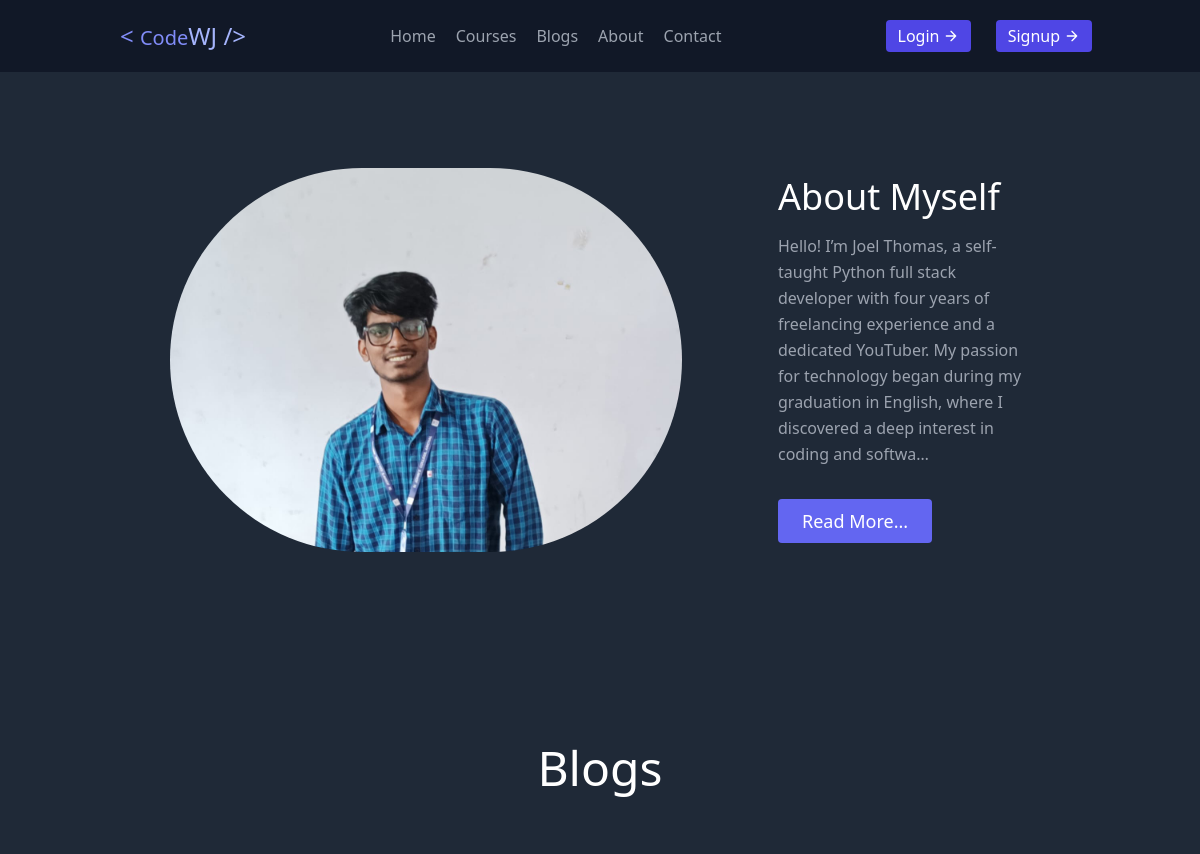
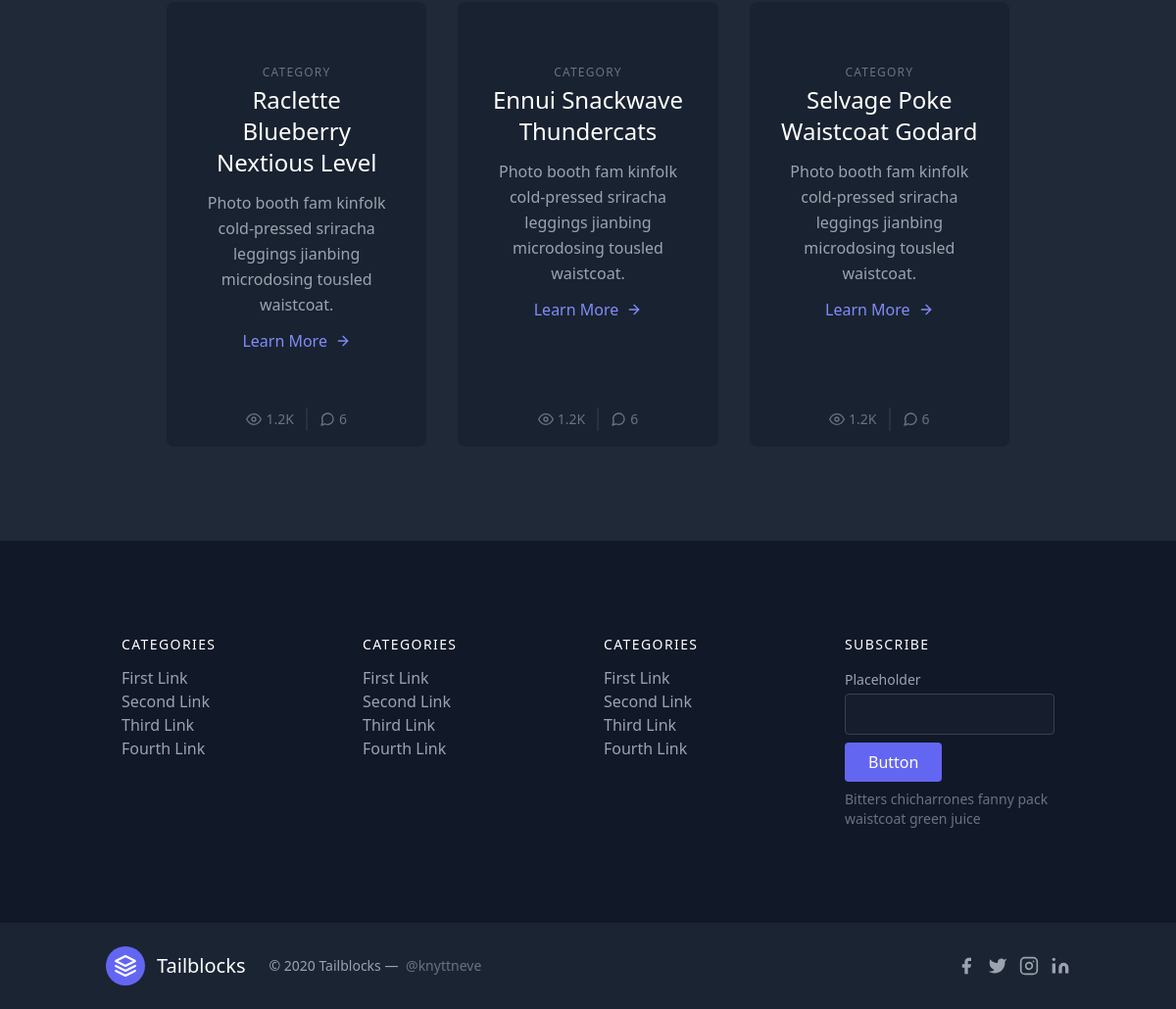
The page / on the database its author committed (2 pictures, top to bottom).
### app/models.py (models this page shows, shortened)
class About(models.Model):
    name = models.CharField(max_length=50)
    image = models.ImageField(upload_to='images')
    about = models.TextField()
    class Meta:
        verbose_name_plural = "About"

### app/views.py (the view)
# urls.py: path('',views.index,name="home"),
def index(request):
    about = About.objects.all()[0]
    context = {
        'about':about
    }
    return render(request,"index.html",context)

### templates/index.html (shortened to what this page needs)
{% extends "base.html" %}
{% load static %}
{% block content %}
<section class="text-gray-400  body-font">
  <div class="container mx-auto flex px-5 py-24 md:flex-row flex-col items-center">
    <div class="lg:max-w-lg lg:w-full md:w-1/2 w-5/6 md:mb-0 mb-10">
      <img class="object-cover object-center rounded-full" alt="hero" src="/media/{{about.image}}">
    </div>
    <div class="lg:flex-grow md:w-1/2 lg:pl-24 md:pl-16 flex flex-col md:items-start md:text-left items-center text-center">
      <h1 class="title-font sm:text-4xl text-3xl mb-4 font-medium text-white">About Myself
        <br class="hidden lg:inline-block">
      </h1>
      <p class="mb-8 leading-relaxed">{{about.about|truncatechars:255}}</p>
      <div class="flex justify-center">
        <a href="{% url "about" %}" class="inline-flex text-white bg-indigo-500 border-0 py-2 px-6 focus:outline-none hover:bg-indigo-600 rounded text-lg">Read More...</a>
      </div>
    </div>
  </div>
</section>
<section class="text-gray-400  body-font">
    <div class="container px-5 py-24 mx-auto">
        <h1 class="text-5xl text-white text-center mb-16">Blogs</h1>
    <div class="flex flex-wrap -m-4">
      <div class="p-4 lg:w-1/3">
        <div class="h-full bg-gray-900 bg-opacity-40 px-8 pt-16 pb-24 rounded-lg overflow-hidden text-center relative">
          <h2 class="tracking-widest text-xs title-font font-medium text-gray-500 mb-1">CATEGORY</h2>
          <h1 class="title-font sm:text-2xl text-xl font-medium text-white mb-3">Raclette Blueberry Nextious Level</h1>
          <p class="leading-relaxed mb-3">Photo booth fam kinfolk cold-pressed sriracha leggings jianbing microdosing tousled waistcoat.</p>
          <a class="text-indigo-400 inline-flex items-center">Learn More
            <svg class="w-4 h-4 ml-2" viewBox="0 0 24 24" stroke="currentColor" stroke-width="2" fill="none" stroke-linecap="round" stroke-linejoin="round">
              <path d="M5 12h14"></path>
              <path d="M12 5l7 7-7 7"></path>
            </svg>
          </a>
          <div class="text-center mt-2 leading-none flex justify-center absolute bottom-0 left-0 w-full py-4">
            <span class="text-gray-500 mr-3 inline-flex items-center leading-none text-sm pr-3 py-1 border-r-2 border-gray-700 border-opacity-50">
              <svg class="w-4 h-4 mr-1" stroke="currentColor" stroke-width="2" fill="none" stroke-linecap="round" stroke-linejoin="round" viewBox="0 0 24 24">
                <path d="M1 12s4-8 11-8 11 8 11 8-4 8-11 8-11-8-11-8z"></path>
                <circle cx="12" cy="12" r="3"></circle>
              </svg>1.2K
            </span>
            <span class="text-gray-500 inline-flex items-center leading-none text-sm">
              6
            </span>
          </div>
        </div>
      </div>
      <div class="p-4 lg:w-1/3">
        <div class="h-full bg-gray-900 bg-opacity-40 px-8 pt-16 pb-24 rounded-lg overflow-hidden text-center relative">
          <h2 class="tracking-widest text-xs title-font font-medium text-gray-500 mb-1">CATEGORY</h2>
          <h1 class="title-font sm:text-2xl text-xl font-medium text-white mb-3">Ennui Snackwave Thundercats</h1>
          <p class="leading-relaxed mb-3">Photo booth fam kinfolk cold-pressed sriracha leggings jianbing microdosing tousled waistcoat.</p>
          <a class="text-indigo-400 inline-flex items-center">Learn More
            <svg class="w-4 h-4 ml-2" viewBox="0 0 24 24" stroke="currentColor" stroke-width="2" fill="none" stroke-linecap="round" stroke-linejoin="round">
              <path d="M5 12h14"></path>
              <path d="M12 5l7 7-7 7"></path>
            </svg>
          </a>
          <div class="text-center mt-2 leading-none flex justify-center absolute bottom-0 left-0 w-full py-4">
            <span class="text-gray-500 mr-3 inline-flex items-center leading-none text-sm pr-3 py-1 border-r-2 border-gray-700 border-opacity-50">
              <svg class="w-4 h-4 mr-1" stroke="currentColor" stroke-width="2" fill="none" stroke-linecap="round" stroke-linejoin="round" viewBox="0 0 24 24">
                <path d="M1 12s4-8 11-8 11 8 11 8-4 8-11 8-11-8-11-8z"></path>
                <circle cx="12" cy="12" r="3"></circle>
              </svg>1.2K
            </span>
            <span class="text-gray-500 inline-flex items-center leading-none text-sm">
              6
            </span>
          </div>
        </div>
      </div>
      <div class="p-4 lg:w-1/3">
        <div class="h-full bg-gray-900 bg-opacity-40 px-8 pt-16 pb-24 rounded-lg overflow-hidden text-center relative">
          <h2 class="tracking-widest text-xs title-font font-medium text-gray-500 mb-1">CATEGORY</h2>
          <h1 class="title-font sm:text-2xl text-xl font-medium text-white mb-3">Selvage Poke Waistcoat Godard</h1>
          <p class="leading-relaxed mb-3">Photo booth fam kinfolk cold-pressed sriracha leggings jianbing microdosing tousled waistcoat.</p>
          <a class="text-indigo-400 inline-flex items-center">Learn More
            <svg class="w-4 h-4 ml-2" viewBox="0 0 24 24" stroke="currentColor" stroke-width="2" fill="none" stroke-linecap="round" stroke-linejoin="round">
              <path d="M5 12h14"></path>
              <path d="M12 5l7 7-7 7"></path>
            </svg>
          </a>
          <div class="text-center mt-2 leading-none flex justify-center absolute bottom-0 left-0 w-full py-4">
            <span class="text-gray-500 mr-3 inline-flex items-center leading-none text-sm pr-3 py-1 border-r-2 border-gray-700 border-opacity-50">
              <svg class="w-4 h-4 mr-1" stroke="currentColor" stroke-width="2" fill="none" stroke-linecap="round" stroke-linejoin="round" viewBox="0 0 24 24">
                <path d="M1 12s4-8 11-8 11 8 11 8-4 8-11 8-11-8-11-8z"></path>
                <circle cx="12" cy="12" r="3"></circle>
              </svg>1.2K
            </span>
            <span class="text-gray-500 inline-flex items-center leading-none text-sm">
              6
            </span>
          </div>
        </div>
      </div>
    </div>
  </div>
</section>
{% endblock content %}

### templates/base.html (shortened to what this page needs)
{% load static %}
<!DOCTYPE html>
<html lang="en">
<head>
    <script src="https://cdn.tailwindcss.com"></script>
</head>
<body class="bg-gray-800">
    {% include "includes/header.html" %}
    <div class="container w-[75%] mx-auto ">
    {% block content %}{% endblock content %}
    </div>
    {% include "includes/footer.html" %}
</body>
</html>

### templates/includes/header.html
<header class="text-gray-400 bg-gray-900 body-font">
  <div class="container mx-auto flex flex-wrap p-5 flex-col md:flex-row items-center">
    <a class="flex title-font font-medium items-center text-white mb-4 md:mb-0">
      <a href="{% url "home" %}" class="ml-3 text-xl "> <span class="text-indigo-400 text-2xl">&lt; </span><span class='text-indigo-400 text-xl'>Code<span class="text-indigo-300 text-2xl">WJ</span></span><span class="text-indigo-300 text-2xl"> /&gt;</span></a>
    </a>
    <nav class="md:ml-auto md:mr-auto flex flex-wrap items-center text-base justify-center">
      <a href="{% url "home" %}" class="mr-5 hover:text-white">Home</a>
      <a class="mr-5 hover:text-white">Courses</a>
      <a class="mr-5 hover:text-white">Blogs</a>
      <a href="{% url "about" %}" class="mr-5 hover:text-white">About</a>
      <a class="mr-5 hover:text-white">Contact</a>
    </nav>
    <div class="login-container space-x-5">
       {% if request.user.is_authenticated %}
       <a class="inline-flex items-center text-white bg-gray-600 border-0 py-1 px-3 focus:outline-none hover:bg-gray-700 rounded text-base mt-4 md:mt-0">Logout
        <svg fill="none" stroke="currentColor" stroke-linecap="round" stroke-linejoin="round" stroke-width="2" class="w-4 h-4 ml-1" viewBox="0 0 24 24">
          <path d="M5 12h14M12 5l7 7-7 7"></path>
        </svg>
      </a>
       {% else %}
       <a class="inline-flex items-center text-white bg-indigo-600 border-0 py-1 px-3 focus:outline-none hover:bg-indigo-700 rounded text-base mt-4 md:mt-0">Login
        <svg fill="none" stroke="currentColor" stroke-linecap="round" stroke-linejoin="round" stroke-width="2" class="w-4 h-4 ml-1" viewBox="0 0 24 24">
          <path d="M5 12h14M12 5l7 7-7 7"></path>
        </svg>
      </a>
      <a class="inline-flex text-white items-center bg-indigo-600 border-0 py-1 px-3 focus:outline-none hover:bg-indigo-700 rounded text-base mt-4 md:mt-0">Signup
          <svg fill="none" stroke="currentColor" stroke-linecap="round" stroke-linejoin="round" stroke-width="2" class="w-4 h-4 ml-1" viewBox="0 0 24 24">
            <path d="M5 12h14M12 5l7 7-7 7"></path>
          </svg>
        </a>
       {% endif %}
    </div>
  </div>
</header>

### templates/includes/footer.html
<footer class="text-gray-400 bg-gray-900 body-font">
    <div class="container px-5 py-24 mx-auto">
      <div class="flex flex-wrap md:text-left text-center order-first">
        <div class="lg:w-1/4 md:w-1/2 w-full px-4">
          <h2 class="title-font font-medium text-white tracking-widest text-sm mb-3">CATEGORIES</h2>
          <nav class="list-none mb-10">
            <li>
              <a class="text-gray-400 hover:text-white">First Link</a>
            </li>
            <li>
              <a class="text-gray-400 hover:text-white">Second Link</a>
            </li>
            <li>
              <a class="text-gray-400 hover:text-white">Third Link</a>
            </li>
            <li>
              <a class="text-gray-400 hover:text-white">Fourth Link</a>
            </li>
          </nav>
        </div>
        <div class="lg:w-1/4 md:w-1/2 w-full px-4">
          <h2 class="title-font font-medium text-white tracking-widest text-sm mb-3">CATEGORIES</h2>
          <nav class="list-none mb-10">
            <li>
              <a class="text-gray-400 hover:text-white">First Link</a>
            </li>
            <li>
              <a class="text-gray-400 hover:text-white">Second Link</a>
            </li>
            <li>
              <a class="text-gray-400 hover:text-white">Third Link</a>
            </li>
            <li>
              <a class="text-gray-400 hover:text-white">Fourth Link</a>
            </li>
          </nav>
        </div>
        <div class="lg:w-1/4 md:w-1/2 w-full px-4">
          <h2 class="title-font font-medium text-white tracking-widest text-sm mb-3">CATEGORIES</h2>
          <nav class="list-none mb-10">
            <li>
              <a class="text-gray-400 hover:text-white">First Link</a>
            </li>
            <li>
              <a class="text-gray-400 hover:text-white">Second Link</a>
            </li>
            <li>
              <a class="text-gray-400 hover:text-white">Third Link</a>
            </li>
            <li>
              <a class="text-gray-400 hover:text-white">Fourth Link</a>
            </li>
          </nav>
        </div>
        <div class="lg:w-1/4 md:w-1/2 w-full px-4">
          <h2 class="title-font font-medium text-white tracking-widest text-sm mb-3">SUBSCRIBE</h2>
          <div class="flex xl:flex-nowrap md:flex-nowrap lg:flex-wrap flex-wrap justify-center items-end md:justify-start">
            <div class="relative w-40 sm:w-auto xl:mr-4 lg:mr-0 sm:mr-4 mr-2">
              <label for="footer-field" class="leading-7 text-sm text-gray-400">Placeholder</label>
              <input type="text" id="footer-field" name="footer-field" class="w-full bg-gray-800 rounded border bg-opacity-40 border-gray-700 focus:bg-transparent focus:ring-2 focus:ring-indigo-900 focus:border-indigo-500 text-base outline-none text-gray-100 py-1 px-3 leading-8 transition-colors duration-200 ease-in-out">
            </div>
            <button class="lg:mt-2 xl:mt-0 flex-shrink-0 inline-flex text-white bg-indigo-500 border-0 py-2 px-6 focus:outline-none hover:bg-indigo-600 rounded">Button</button>
          </div>
          <p class="text-gray-500 text-sm mt-2 md:text-left text-center">Bitters chicharrones fanny pack
            <br class="lg:block hidden">waistcoat green juice
          </p>
        </div>
      </div>
    </div>
    <div class="bg-gray-800 bg-opacity-75">
      <div class="container px-5 py-6 mx-auto flex items-center sm:flex-row flex-col">
        <a class="flex title-font font-medium items-center md:justify-start justify-center text-white">
          <svg xmlns="http://www.w3.org/2000/svg" fill="none" stroke="currentColor" stroke-linecap="round" stroke-linejoin="round" stroke-width="2" class="w-10 h-10 text-white p-2 bg-indigo-500 rounded-full" viewBox="0 0 24 24">
            <path d="M12 2L2 7l10 5 10-5-10-5zM2 17l10 5 10-5M2 12l10 5 10-5"></path>
          </svg>
          <span class="ml-3 text-xl">Tailblocks</span>
        </a>
        <p class="text-sm text-gray-400 sm:ml-6 sm:mt-0 mt-4">© 2020 Tailblocks —
          <a href="https://twitter.com/knyttneve" class="text-gray-500 ml-1" target="_blank" rel="noopener noreferrer">@knyttneve</a>
        </p>
        <span class="inline-flex sm:ml-auto sm:mt-0 mt-4 justify-center sm:justify-start">
          <a class="text-gray-400">
            <svg fill="currentColor" stroke-linecap="round" stroke-linejoin="round" stroke-width="2" class="w-5 h-5" viewBox="0 0 24 24">
              <path d="M18 2h-3a5 5 0 00-5 5v3H7v4h3v8h4v-8h3l1-4h-4V7a1 1 0 011-1h3z"></path>
            </svg>
          </a>
          <a class="ml-3 text-gray-400">
            <svg fill="currentColor" stroke-linecap="round" stroke-linejoin="round" stroke-width="2" class="w-5 h-5" viewBox="0 0 24 24">
              <path d="M23 3a10.9 10.9 0 01-3.14 1.53 4.48 4.48 0 00-7.86 3v1A10.66 10.66 0 013 4s-4 9 5 13a11.64 11.64 0 01-7 2c9 5 20 0 20-11.5a4.5 4.5 0 00-.08-.83A7.72 7.72 0 0023 3z"></path>
            </svg>
          </a>
          <a class="ml-3 text-gray-400">
            <svg fill="none" stroke="currentColor" stroke-linecap="round" stroke-linejoin="round" stroke-width="2" class="w-5 h-5" viewBox="0 0 24 24">
              <rect width="20" height="20" x="2" y="2" rx="5" ry="5"></rect>
              <path d="M16 11.37A4 4 0 1112.63 8 4 4 0 0116 11.37zm1.5-4.87h.01"></path>
            </svg>
          </a>
          <a class="ml-3 text-gray-400">
            <svg fill="currentColor" stroke="currentColor" stroke-linecap="round" stroke-linejoin="round" stroke-width="0" class="w-5 h-5" viewBox="0 0 24 24">
              <path stroke="none" d="M16 8a6 6 0 016 6v7h-4v-7a2 2 0 00-2-2 2 2 0 00-2 2v7h-4v-7a6 6 0 016-6zM2 9h4v12H2z"></path>
              <circle cx="4" cy="4" r="2" stroke="none"></circle>
            </svg>
          </a>
        </span>
      </div>
    </div>
  </footer>

### templates/base.html (style rules this page uses)
a { cursor: pointer; }

### rows shown on the page
About: image (placeholder picture), about "Hello! I’m Joel Thomas, a self-taught Python full stack developer with four years of freelancing experience and a dedicated YouTuber. My passion for technology began during my graduation in English, where I discovered a deep interest in coding and softwa…"
